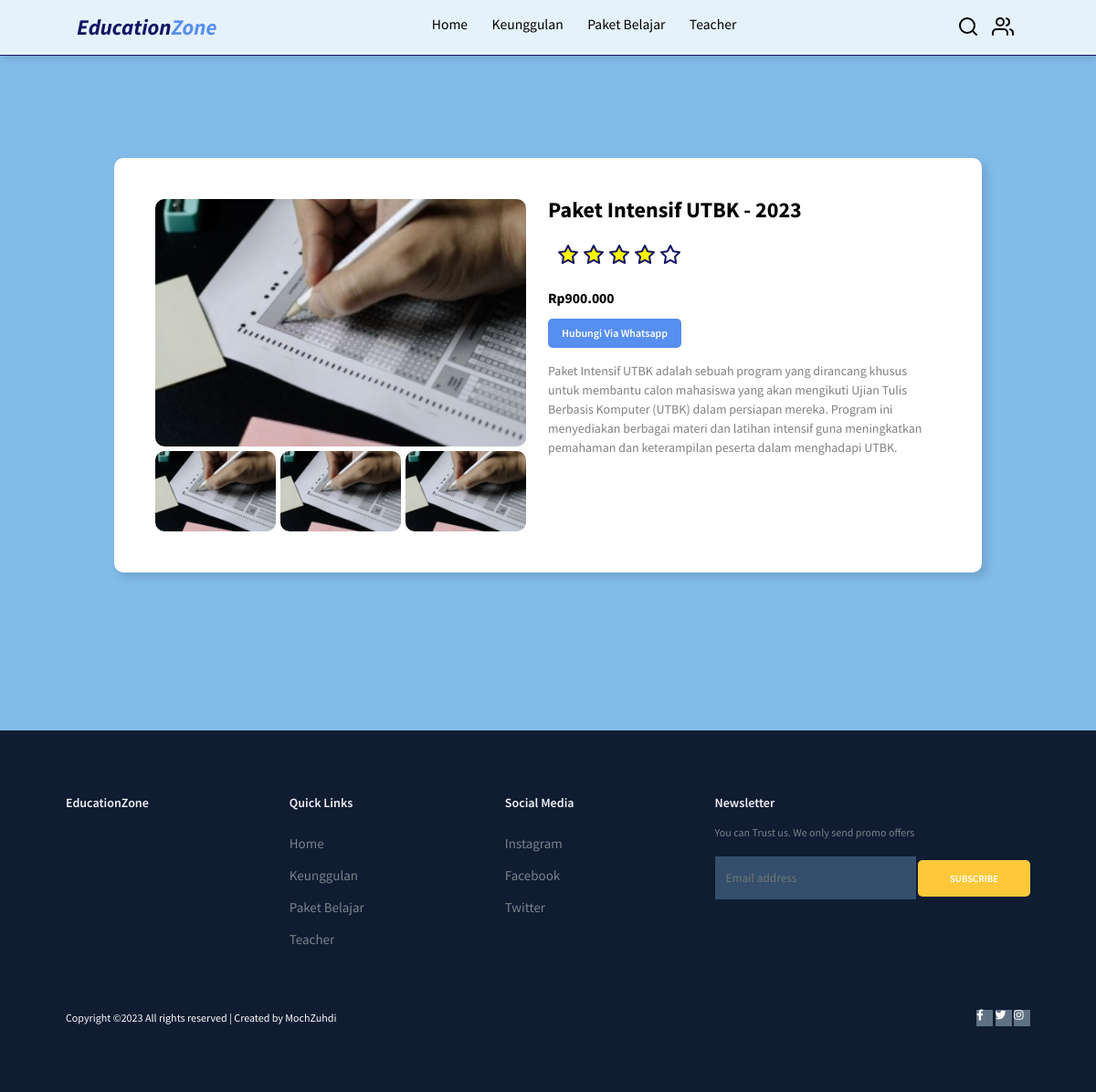
/pages/produk-detail.php?nama=Paket Intensif UTBK - 2023, run on the app's committed database.
### tables this page shows
CREATE TABLE `produk` (
  `id` int NOT NULL,
  `kategori_id` int NOT NULL,
  `nama` varchar(255) NOT NULL,
  `harga` varchar(100) NOT NULL,
  `foto` varchar(255) DEFAULT NULL,
  `detail` text,
  `ketersediaan_stok` enum('habis','tersedia') DEFAULT 'tersedia'
);

### pages/produk-detail.php (the view, shortened to what this page needs)
<?php
  require "../koneksi.php";
  $nama = htmlspecialchars($_GET['nama']);
  $queryProduk = mysqli_query($conn, "SELECT * FROM produk WHERE nama='$nama'");
  $produk = mysqli_fetch_array($queryProduk);
?>
<!DOCTYPE html>
<html lang="en">
  <head>
    <link rel="stylesheet" href="../css/detailsitem.css" />
    <link
      rel="stylesheet"
      href="https://use.fontawesome.com/releases/v5.15.4/css/all.css"
    />
    <link rel="stylesheet" href="../css/style.css" />
  </head>
  <body>
    <nav class="navbar">
      <a href="#" class="navbar-logo">Education<span>Zone</span></a>
      <div class="navbar-nav">
        <a href="../index.php">Home</a>
        <a href="../index.php">Keunggulan</a>
        <a href="produk.php">Paket Belajar</a>
        <a href="../index.php">Teacher</a>
      </div>
      <div class="navbar-extra">
        <a href="#" id="search-button"><i data-feather="search"></i></a>
        <a href="../login.php"><i data-feather="users"></i></a>
      </div>
    </nav>
    <div class="container">
      <div class="box">
        <div class="images">
          <div class="img-holder active">
            <img src="../img/<?php echo $produk['foto']; ?>" />
          </div>
          <div class="img-holder">
            <img src="../img/<?php echo $produk['foto']; ?>" />
          </div>
          <div class="img-holder">
            <img src="../img/<?php echo $produk['foto']; ?>" />
          </div>
          <div class="img-holder">
            <img src="../img/<?php echo $produk['foto']; ?>" />
          </div>
        </div>
        <div class="basic-info">
          <h1><?php echo $produk['nama']; ?></h1>
          <div class="rate">
            <i data-feather="star" class="star-full"></i>
            <i data-feather="star" class="star-full"></i>
            <i data-feather="star" class="star-full"></i>
            <i data-feather="star" class="star-full"></i>
            <i data-feather="star"></i>
          </div>
          <div class="product-price">Rp<?php echo $produk['harga']; ?></div>
          <div class="options">
            <a href="https://wa.me/6281949334058"> Hubungi Via Whatsapp </a>
          </div>
          <div class="description">
            <p><?php echo $produk['detail']; ?></p>
          </div>
        </div>
      </div>
    </div>
    <footer>
      <div class="footer-col">
        <h3>Education<span>Zone</span></h3>
      </div>
      <div class="footer-col">
        <h3>Quick Links</h3>
        <li>Home</li>
        <li>Keunggulan</li>
        <li>Paket Belajar</li>
        <li>Teacher</li>
      </div>
      <div class="footer-col">
        <h3>Social Media</h3>
        <li>Instagram</li>
        <li>Facebook</li>
        <li>Twitter</li>
      </div>
      <div class="footer-col">
        <h3>Newsletter</h3>
        <p>You can Trust us. We only send promo offers</p>
        <div class="subscribe">
          <input type="text" placeholder="Email address" />
          <a href="#" class="yellow">SUBSCRIBE</a>
        </div>
      </div>
      <div class="copyright">
        <span>
          <a href="https://www.instagram.com/m.zuhdimaulana"
            >Copyright ©2023 All rights reserved | Created by MochZuhdi</a
          >
        </span>
        <div class="pro-links">
          <i class="fab fa-facebook-f"></i>
          <i class="fab fa-twitter"></i>
          <i class="fab fa-instagram"></i>
        </div>
      </div>
    </footer>
  </body>
</html>

### css/detailsitem.css (style rules this page uses)
:root { --primary-color: rgb(129, 188, 233); --secondary-color: #578fef; --tertiary-color: #0077b6; --yellow-color: #ffb900; --grey-color: #808080; }
* { box-sizing: border-box; font-family: "Source Sans Pro", sans-serif; line-height: 1; padding: 0; margin: 0; }
body { min-height: 0px; }
.container { background-color: var(--primary-color); min-height: 100vh; display: flex; justify-content: center; align-items: center; }
.box { background-color: white; border-radius: 10px; box-shadow: 5px 5px 10px 1px rgb(0, 0, 0, 12%); padding: 45px; margin: 15px 0; width: 950px; display: grid; grid-template-columns: repeat(2, 1fr); grid-template-rows: auto 1fr; grid-template-areas: "image info" "images description"; }
.box .images { display: grid; grid-template-columns: repeat(3, auto); grid-template-rows: auto 1fr; grid-template-areas: "active active active" "idle idle idle"; grid-gap: 5px; margin-right: 2rem; }
.box .images .img-holder img { width: 100%; height: 100%; display: block; border-radius: 10px; }
.box .images .img-holder.active { grid-area: active; }
.box .basic-info { grid-area: info; display: flex; flex-direction: column; gap: 15px; color: black; }
.box .basic-info .rate { font-size: 1.7rem; padding: 0.8rem; color: rgb(21, 21, 100); }
.box .basic-info .rate .star-full { fill: #fff700; }
.box .product-price { font-size: 1.3rem; font-weight: bold; }
.box .basic-info .rate { color: rgba(21, 21, 100); }
.box .basic-info .options a { color: white; background-color: var(--secondary-color); display: inline-block; padding: 10px 15px; text-decoration: none; font-weight: 600; font-size: 12px; border-radius: 5px; }
.box .description { grid-area: description; display: flex; flex-direction: column; gap: 25px; }
.box .description p { color: var(--grey-color); font-size: 14px; line-height: 1.5; }

### css/style.css (style rules this page uses)
:root { --primary: #ffff; --bg: #ffff; }
* { margin: 0; padding: 0; box-sizing: border-box; outline: none; border: none; text-decoration: none; }
body { font-family: "Poppins", sans-serif; background-color: #ffff; color: #ffff; }
html { scroll-behavior: smooth; }
.navbar { display: flex; justify-content: space-between; align-items: center; padding: 1.4rem 7%; background-color: rgba(255, 255, 255, 0.8); border-bottom: 1px solid rgba(21, 21, 100); box-shadow: 2px 2px 10px rgba(0, 0, 0, 0.15); position: fixed; top: 0; right: 0; left: 0; z-index: 99; }
.navbar .navbar-nav { flex-direction: row; display: inline; }
.navbar .navbar-logo { font-size: 2rem; font-weight: 700; color: rgba(21, 21, 100); font-style: italic; }
.navbar .navbar-logo span { color: #578fef; }
.navbar .navbar-nav a { color: #000000; display: inline-block; text-decoration: none; font-size: 1.3rem; margin: 0 1rem; }
.navbar .navbar-nav a:after { content: ""; display: block; padding-bottom: 0.5rem; border-bottom: 0.1rem solid rgb(8, 8, 113); transform: scaleX(0); transition: 0.2s linear; }
.navbar .navbar-extra a { color: #000000; margin: 0 0.5rem; }
@media (max-width: 1366px) { html { font-size: 75%; } }
footer { padding: 6vw; background-color: #101c32; display: flex; justify-content: space-between; align-items: flex-start; flex-wrap: wrap; }
footer .footer-col { padding-bottom: 40px; }
footer h3 { color: rgb(241, 240, 245); font-weight: 600; padding-bottom: 20px; }
footer li { list-style: none; color: #7b838a; padding: 10px 0; font-size: 15px; cursor: pointer; transition: 0.3s ease; }
footer p { color: #7b838a; }
footer .subscribe { margin-top: 20px; }
footer input { width: 220px; padding: 15px 12px; background: #334f6c; border: none; outline: none; color: #fff; }
footer .subscribe a { text-decoration: none; font-size: 0.9rem; padding: 13px 35px; background-color: #fff; font-weight: 600; border-radius: 5px; }
footer .subscribe a.yellow { color: #fff; background: #fdc93b; transition: 0.3s ease; }
footer .copyright { margin-top: 20px; display: flex; justify-content: space-between; align-items: center; width: 100%; flex-wrap: wrap; }
footer .copyright span a { color: #fff; }
footer .copyright .pro-links { margin-top: 0px; }
footer .copyright .pro-links i { background-color: #5f7185; color: #fff; width: 1.5rem; height: 1.5rem; }

### data on the page
produk: foto (picture), nama "Paket Intensif UTBK - 2023", harga "900.000", detail "Paket Intensif UTBK adalah sebuah program yang dirancang khusus untuk membantu calon mahasiswa yang akan mengikuti Ujian Tulis Berbasis Komputer (UTBK) dalam persiapan mereka. Program ini menyediakan berbagai materi dan latihan intensif guna meningkatkan pemahaman dan keterampilan peserta dalam menghadapi UTBK."
